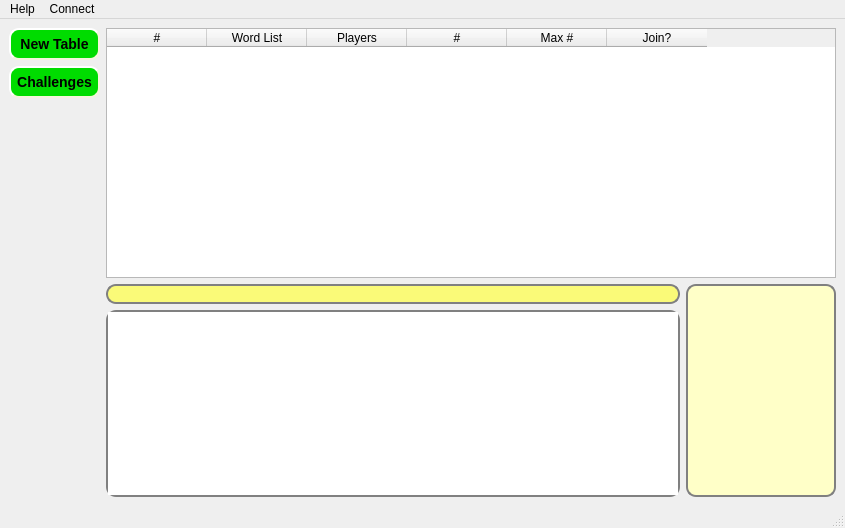
<ui version="4.0" >
 <class>MainWindow</class>
 <widget class="QMainWindow" name="MainWindow" >
  <property name="geometry" >
   <rect>
    <x>0</x>
    <y>0</y>
    <width>845</width>
    <height>528</height>
   </rect>
  </property>
  <property name="baseSize" >
   <size>
    <width>887</width>
    <height>0</height>
   </size>
  </property>
  <property name="windowTitle" >
   <string>MainWindow</string>
  </property>
  <widget class="QWidget" name="centralwidget" >
   <layout class="QGridLayout" >
    <item row="0" column="0" >
     <widget class="QPushButton" name="pushButtonNewTable" >
      <property name="focusPolicy" >
       <enum>Qt::NoFocus</enum>
      </property>
      <property name="styleSheet" >
       <string> QPushButton {
     background-color: rgb(0, 220, 0);
     border-style: outset;
     border-width: 2px;
     border-radius: 10px;
     border-color: beige;
     font: bold 14px;
     min-width: 5em;
     padding: 6px;
 }
QPushButton:disabled{
	background-color: rgb(0, 100, 0);
	color: rgb(100, 100, 100);
}
 QPushButton:pressed {
     background-color: rgb(0, 150, 0);
     border-style: inset;
 } </string>
      </property>
      <property name="text" >
       <string>New Table</string>
      </property>
     </widget>
    </item>
    <item rowspan="3" row="0" column="1" colspan="2" >
     <widget class="QTableWidget" name="roomTableWidget" >
      <property name="minimumSize" >
       <size>
        <width>715</width>
        <height>250</height>
       </size>
      </property>
      <property name="focusPolicy" >
       <enum>Qt::NoFocus</enum>
      </property>
      <property name="styleSheet" >
       <string/>
      </property>
      <property name="editTriggers" >
       <set>QAbstractItemView::NoEditTriggers</set>
      </property>
      <property name="tabKeyNavigation" >
       <bool>false</bool>
      </property>
      <property name="showDropIndicator" stdset="0" >
       <bool>false</bool>
      </property>
      <property name="alternatingRowColors" >
       <bool>true</bool>
      </property>
      <property name="selectionMode" >
       <enum>QAbstractItemView::NoSelection</enum>
      </property>
      <property name="showGrid" >
       <bool>false</bool>
      </property>
      <property name="gridStyle" >
       <enum>Qt::DashDotLine</enum>
      </property>
      <property name="sortingEnabled" >
       <bool>false</bool>
      </property>
      <column>
       <property name="text" >
        <string>#</string>
       </property>
      </column>
      <column>
       <property name="text" >
        <string>Word List</string>
       </property>
      </column>
      <column>
       <property name="text" >
        <string>Players</string>
       </property>
      </column>
      <column>
       <property name="text" >
        <string>#</string>
       </property>
      </column>
      <column>
       <property name="text" >
        <string>Max #</string>
       </property>
      </column>
      <column>
       <property name="text" >
        <string>Join?</string>
       </property>
      </column>
     </widget>
    </item>
    <item row="1" column="0" >
     <widget class="QPushButton" name="pushButtonChallenges" >
      <property name="focusPolicy" >
       <enum>Qt::NoFocus</enum>
      </property>
      <property name="styleSheet" >
       <string> QPushButton {
     background-color: rgb(0, 220, 0);
     border-style: outset;
     border-width: 2px;
     border-radius: 10px;
     border-color: beige;
     font: bold 14px;
     min-width: 5em;
     padding: 6px;
 }
QPushButton:disabled{
	background-color: rgb(0, 100, 0);
	color: rgb(100, 100, 100);
}
 QPushButton:pressed {
     background-color: rgb(0, 150, 0);
     border-style: inset;
 } </string>
      </property>
      <property name="text" >
       <string>Challenges</string>
      </property>
     </widget>
    </item>
    <item row="2" column="0" >
     <spacer>
      <property name="orientation" >
       <enum>Qt::Vertical</enum>
      </property>
      <property name="sizeHint" >
       <size>
        <width>20</width>
        <height>40</height>
       </size>
      </property>
     </spacer>
    </item>
    <item row="3" column="1" >
     <widget class="QLineEdit" name="lineEditChat" >
      <property name="styleSheet" >
       <string> QLineEdit {
     border: 2px solid gray;
     border-radius: 10px;
     padding: 0 8px;
     background: rgb(250, 250, 120);
     selection-background-color: darkgray;
 } 
</string>
      </property>
      <property name="text" >
       <string/>
      </property>
      <property name="maxLength" >
       <number>300</number>
      </property>
     </widget>
    </item>
    <item rowspan="2" row="3" column="2" >
     <widget class="playerListWidget" name="listWidgetPeopleConnected" >
      <property name="minimumSize" >
       <size>
        <width>0</width>
        <height>200</height>
       </size>
      </property>
      <property name="maximumSize" >
       <size>
        <width>150</width>
        <height>16777215</height>
       </size>
      </property>
      <property name="focusPolicy" >
       <enum>Qt::NoFocus</enum>
      </property>
      <property name="styleSheet" >
       <string>QListWidget {
     border: 2px solid gray;
     border-radius: 10px;
	background-color: rgb(255, 255, 200);
}</string>
      </property>
     </widget>
    </item>
    <item row="4" column="1" >
     <widget class="QTextBrowser" name="chatText" >
      <property name="focusPolicy" >
       <enum>Qt::NoFocus</enum>
      </property>
      <property name="styleSheet" >
       <string> QTextEdit, QListView {
     border: 2px solid gray;
     border-radius: 10px;
 } </string>
      </property>
     </widget>
    </item>
   </layout>
  </widget>
  <widget class="QMenuBar" name="menubar" >
   <property name="geometry" >
    <rect>
     <x>0</x>
     <y>0</y>
     <width>845</width>
     <height>22</height>
    </rect>
   </property>
   <widget class="QMenu" name="menuHelp" >
    <property name="title" >
     <string>Help</string>
    </property>
    <addaction name="actionAerolith_Help" />
    <addaction name="actionAcknowledgements" />
    <addaction name="actionAbout_Qt" />
   </widget>
   <widget class="QMenu" name="menuConnect" >
    <property name="title" >
     <string>Connect</string>
    </property>
    <addaction name="actionConnect_to_Aerolith" />
   </widget>
   <addaction name="menuHelp" />
   <addaction name="menuConnect" />
  </widget>
  <widget class="QStatusBar" name="statusbar" />
  <action name="actionAerolith_Help" >
   <property name="text" >
    <string>Aerolith Help</string>
   </property>
  </action>
  <action name="actionAcknowledgements" >
   <property name="text" >
    <string>Acknowledgements</string>
   </property>
  </action>
  <action name="actionAbout_Qt" >
   <property name="text" >
    <string>About Qt</string>
   </property>
  </action>
  <action name="actionConnect_to_Aerolith" >
   <property name="text" >
    <string>Connect to Aerolith</string>
   </property>
  </action>
 </widget>
 <customwidgets>
  <customwidget>
   <class>playerListWidget</class>
   <extends>QListWidget</extends>
   <header>playerlistwidget.h</header>
  </customwidget>
 </customwidgets>
 <resources/>
 <connections/>
</ui>
